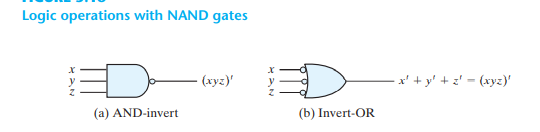
#> input picture sınıf2/donem2/Sayısal Tasarım/SayTas7/Hafta7/4.png, 540 x 132 px
$ python convert.py
#> lines starting #> are read from the running program, lines starting #| are printed output that depends on the picture; after the words box and inside, x2 and y2 are one past the last pixel; in counts of white or black regions, pixels touching at a corner belong together
import cv2
import numpy as np
frame = cv2.imread("4.png")
#> frame is the input picture: shape (132, 540, 3); mean B, G, R 251, 249.8, 247.1
lower_black = np.array([0,0,0], dtype = "uint16")
upper_black = np.array([220,180,180], dtype = "uint16")
4
cv2.imshow('mask0',frame)

black_mask = cv2.inRange(frame, lower_black, upper_black)
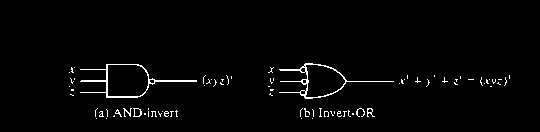
#> black_mask: shape (132, 540); 2% white in thin lines or dots, all inside (x1, y1, x2, y2) = (69, 63, 510, 119)

cv2.imshow('mask0',black_mask)
cv2.imwrite("yeni4.png",black_mask)

cv2.waitKey(0)
cv2.destroyAllWindows()

$ run again, with sınıf2/donem2/Sayısal Tasarım/SayTas7/Hafta7/10.png copied over sınıf2/donem2/Sayısal Tasarım/SayTas7/Hafta7/4.png
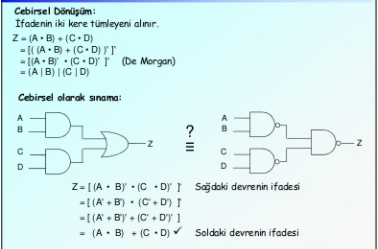
#> input picture sınıf2/donem2/Sayısal Tasarım/SayTas7/Hafta7/10.png, 378 x 249 px
#> frame is the input picture: shape (249, 378, 3); mean B, G, R 242.1, 241.4, 217.2
#> `black_mask = cv2.inRange(frame, lower_black, upper_black)`:
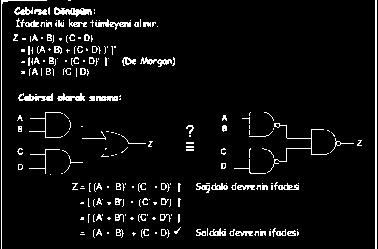
#> black_mask: shape (249, 378); 5.8% white in thin lines or dots

$ run again, with sınıf2/donem2/Sayısal Tasarım/SayTas7/Hafta7/11.png copied over sınıf2/donem2/Sayısal Tasarım/SayTas7/Hafta7/4.png
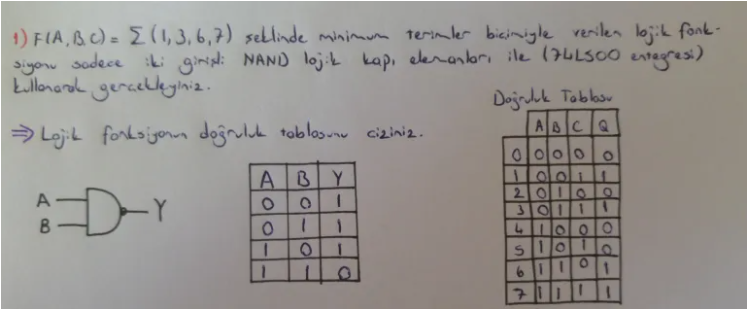
#> input picture sınıf2/donem2/Sayısal Tasarım/SayTas7/Hafta7/11.png, 748 x 309 px
#> frame is the input picture: shape (309, 748, 3); mean B, G, R 143.1, 146.7, 150.5
#> `black_mask = cv2.inRange(frame, lower_black, upper_black)`:
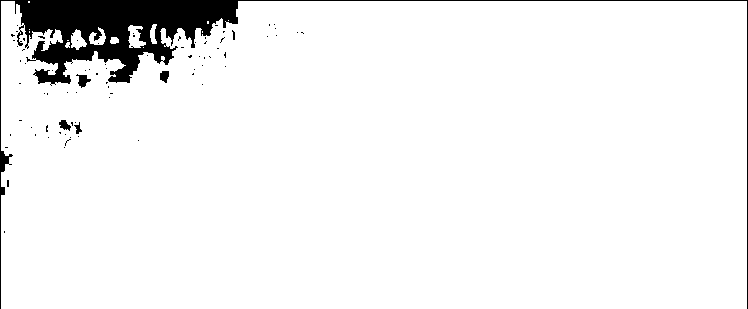
#> black_mask: shape (309, 748); 94.8% white; 80 black regions (75 under 20 px), largest, box (x1, y1, x2, y2) and area: (0, 0, 748, 309) 11587, (76, 74, 91, 88) 107, (160, 71, 169, 83) 83, (59, 120, 71, 131) 78, (74, 122, 82, 134) 44
